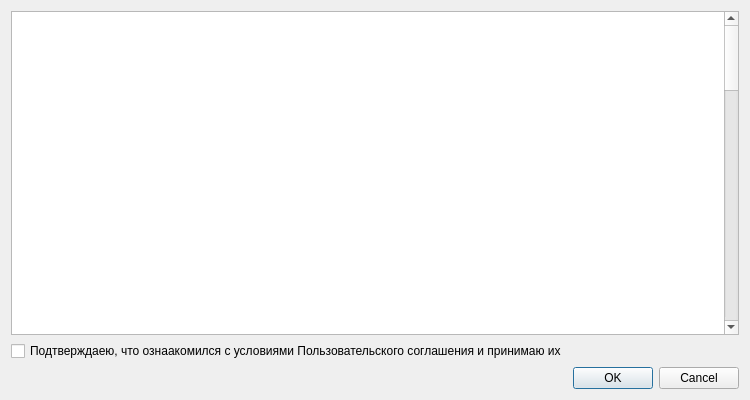
<?xml version="1.0" encoding="UTF-8"?>
<ui version="4.0">
 <class>user_agreement</class>
 <widget class="QDialog" name="user_agreement">
  <property name="geometry">
   <rect>
    <x>0</x>
    <y>0</y>
    <width>750</width>
    <height>400</height>
   </rect>
  </property>
  <property name="font">
   <font>
    <family>Arial</family>
   </font>
  </property>
  <property name="windowTitle">
   <string>Пользовательское соглашение</string>
  </property>
  <property name="accessibleName">
   <string>Пользовательское соглашение</string>
  </property>
  <layout class="QVBoxLayout" name="verticalLayout">
   <item>
    <widget class="QTextBrowser" name="textBrowser">
     <property name="font">
      <font>
       <family>Arial</family>
      </font>
     </property>
     <property name="html">
      <string>&lt;!DOCTYPE HTML PUBLIC &quot;-//W3C//DTD HTML 4.0//EN&quot; &quot;http://www.w3.org/TR/REC-html40/strict.dtd&quot;&gt;
&lt;html&gt;&lt;head&gt;&lt;meta name=&quot;qrichtext&quot; content=&quot;1&quot; /&gt;&lt;meta charset=&quot;utf-8&quot; /&gt;&lt;style type=&quot;text/css&quot;&gt;
p, li { white-space: pre-wrap; }
hr { height: 1px; border-width: 0; }
li.unchecked::marker { content: &quot;\2610&quot;; }
li.checked::marker { content: &quot;\2612&quot;; }
&lt;/style&gt;&lt;/head&gt;&lt;body style=&quot; font-family:'Arial'; font-size:13pt; font-weight:400; font-style:normal;&quot;&gt;
&lt;h1 style=&quot; margin-top:18px; margin-bottom:12px; margin-left:0px; margin-right:0px; -qt-block-indent:0; text-indent:0px;&quot;&gt;&lt;span style=&quot; font-size:xx-large; font-weight:700; color:#ffffff;&quot;&gt;ДОПОЛНИТЕЛЬНЫЕ УСЛОВИЯ ИСПОЛЬЗОВАНИЯ ПРОГРАММЫ nfprogress&lt;/span&gt;&lt;/h1&gt;
&lt;p style=&quot; margin-top:12px; margin-bottom:12px; margin-left:0px; margin-right:0px; -qt-block-indent:0; text-indent:0px;&quot;&gt;&lt;span style=&quot; color:#ffffff;&quot;&gt;г. Самара&lt;br /&gt;23.07.2026 г.&lt;/span&gt;&lt;/p&gt;
&lt;h2 style=&quot; margin-top:16px; margin-bottom:12px; margin-left:0px; margin-right:0px; -qt-block-indent:0; text-indent:0px;&quot;&gt;&lt;span style=&quot; font-size:x-large; font-weight:700; color:#ffffff;&quot;&gt;1. Общие положения&lt;/span&gt;&lt;/h2&gt;
&lt;p style=&quot; margin-top:12px; margin-bottom:12px; margin-left:0px; margin-right:0px; -qt-block-indent:0; text-indent:0px;&quot;&gt;&lt;span style=&quot; color:#ffffff;&quot;&gt;1.1. Программа для ЭВМ &lt;/span&gt;&lt;span style=&quot; font-weight:700; color:#ffffff;&quot;&gt;nfprogress&lt;/span&gt;&lt;span style=&quot; color:#ffffff;&quot;&gt; распространяется на условиях лицензии &lt;/span&gt;&lt;span style=&quot; font-weight:700; color:#ffffff;&quot;&gt;GNU General Public License version 3 (GPLv3)&lt;/span&gt;&lt;span style=&quot; color:#ffffff;&quot;&gt;.&lt;/span&gt;&lt;/p&gt;
&lt;p style=&quot; margin-top:12px; margin-bottom:12px; margin-left:0px; margin-right:0px; -qt-block-indent:0; text-indent:0px;&quot;&gt;&lt;span style=&quot; color:#ffffff;&quot;&gt;1.2. Настоящий документ не изменяет и не ограничивает права Пользователя, предоставленные лицензией GPLv3, а регулирует исключительно вопросы, не урегулированные указанной лицензией.&lt;/span&gt;&lt;/p&gt;
&lt;p style=&quot; margin-top:12px; margin-bottom:12px; margin-left:0px; margin-right:0px; -qt-block-indent:0; text-indent:0px;&quot;&gt;&lt;span style=&quot; color:#ffffff;&quot;&gt;1.3. В случае противоречия между настоящим документом и GPLv3 применяются положения GPLv3.&lt;/span&gt;&lt;/p&gt;
&lt;h2 style=&quot; margin-top:16px; margin-bottom:12px; margin-left:0px; margin-right:0px; -qt-block-indent:0; text-indent:0px;&quot;&gt;&lt;span style=&quot; font-size:x-large; font-weight:700; color:#ffffff;&quot;&gt;2. Интеллектуальная собственность&lt;/span&gt;&lt;/h2&gt;
&lt;p style=&quot; margin-top:12px; margin-bottom:12px; margin-left:0px; margin-right:0px; -qt-block-indent:0; text-indent:0px;&quot;&gt;&lt;span style=&quot; color:#ffffff;&quot;&gt;2.1. Исключительные права на программу принадлежат Кишочкину Роману Руслановичу.&lt;/span&gt;&lt;/p&gt;
&lt;p style=&quot; margin-top:12px; margin-bottom:12px; margin-left:0px; margin-right:0px; -qt-block-indent:0; text-indent:0px;&quot;&gt;&lt;span style=&quot; color:#ffffff;&quot;&gt;2.2. Программа распространяется на условиях GPLv3, включая право Пользователя:&lt;/span&gt;&lt;/p&gt;
&lt;ul style=&quot;margin-top: 0px; margin-bottom: 0px; margin-left: 0px; margin-right: 0px; -qt-list-indent: 1;&quot;&gt;
&lt;li style=&quot; color:#ffffff;&quot; style=&quot; margin-top:12px; margin-bottom:0px; margin-left:0px; margin-right:0px; -qt-block-indent:0; text-indent:0px;&quot;&gt;использовать программу;&lt;/li&gt;
&lt;li style=&quot; color:#ffffff;&quot; style=&quot; margin-top:0px; margin-bottom:0px; margin-left:0px; margin-right:0px; -qt-block-indent:0; text-indent:0px;&quot;&gt;изучать ее работу;&lt;/li&gt;
&lt;li style=&quot; color:#ffffff;&quot; style=&quot; margin-top:0px; margin-bottom:0px; margin-left:0px; margin-right:0px; -qt-block-indent:0; text-indent:0px;&quot;&gt;изменять исходный код;&lt;/li&gt;
&lt;li style=&quot; color:#ffffff;&quot; style=&quot; margin-top:0px; margin-bottom:12px; margin-left:0px; margin-right:0px; -qt-block-indent:0; text-indent:0px;&quot;&gt;распространять оригинальные и измененные версии программы при соблюдении условий GPLv3.&lt;/li&gt;&lt;/ul&gt;
&lt;h2 style=&quot; margin-top:16px; margin-bottom:12px; margin-left:0px; margin-right:0px; -qt-block-indent:0; text-indent:0px;&quot;&gt;&lt;span style=&quot; font-size:x-large; font-weight:700; color:#ffffff;&quot;&gt;3. Персональные данные&lt;/span&gt;&lt;/h2&gt;
&lt;p style=&quot; margin-top:12px; margin-bottom:12px; margin-left:0px; margin-right:0px; -qt-block-indent:0; text-indent:0px;&quot;&gt;&lt;span style=&quot; color:#ffffff;&quot;&gt;3.1. Программа не предусматривает регистрацию пользователей и не собирает имя, адрес электронной почты или иные идентифицирующие сведения.&lt;/span&gt;&lt;/p&gt;
&lt;p style=&quot; margin-top:12px; margin-bottom:12px; margin-left:0px; margin-right:0px; -qt-block-indent:0; text-indent:0px;&quot;&gt;&lt;span style=&quot; color:#ffffff;&quot;&gt;3.2. При работе программы может автоматически передаваться техническая информация, необходимая для проверки обновлений и диагностики ошибок, включая:&lt;/span&gt;&lt;/p&gt;
&lt;ul style=&quot;margin-top: 0px; margin-bottom: 0px; margin-left: 0px; margin-right: 0px; -qt-list-indent: 1;&quot;&gt;
&lt;li style=&quot; color:#ffffff;&quot; style=&quot; margin-top:12px; margin-bottom:0px; margin-left:0px; margin-right:0px; -qt-block-indent:0; text-indent:0px;&quot;&gt;версию программы;&lt;/li&gt;
&lt;li style=&quot; color:#ffffff;&quot; style=&quot; margin-top:0px; margin-bottom:0px; margin-left:0px; margin-right:0px; -qt-block-indent:0; text-indent:0px;&quot;&gt;версию операционной системы;&lt;/li&gt;
&lt;li style=&quot; color:#ffffff;&quot; style=&quot; margin-top:0px; margin-bottom:12px; margin-left:0px; margin-right:0px; -qt-block-indent:0; text-indent:0px;&quot;&gt;сведения о возникших ошибках.&lt;/li&gt;&lt;/ul&gt;
&lt;p style=&quot; margin-top:12px; margin-bottom:12px; margin-left:0px; margin-right:0px; -qt-block-indent:0; text-indent:0px;&quot;&gt;&lt;span style=&quot; color:#ffffff;&quot;&gt;3.3. Указанная информация используется исключительно для обеспечения работоспособности программы и не применяется для идентификации личности пользователя.&lt;/span&gt;&lt;/p&gt;
&lt;h2 style=&quot; margin-top:16px; margin-bottom:12px; margin-left:0px; margin-right:0px; -qt-block-indent:0; text-indent:0px;&quot;&gt;&lt;span style=&quot; font-size:x-large; font-weight:700; color:#ffffff;&quot;&gt;4. Отсутствие гарантий&lt;/span&gt;&lt;/h2&gt;
&lt;p style=&quot; margin-top:12px; margin-bottom:12px; margin-left:0px; margin-right:0px; -qt-block-indent:0; text-indent:0px;&quot;&gt;&lt;span style=&quot; color:#ffffff;&quot;&gt;4.1. Программа предоставляется &lt;/span&gt;&lt;span style=&quot; font-weight:700; color:#ffffff;&quot;&gt;«как есть» (AS IS)&lt;/span&gt;&lt;span style=&quot; color:#ffffff;&quot;&gt;.&lt;/span&gt;&lt;/p&gt;
&lt;p style=&quot; margin-top:12px; margin-bottom:12px; margin-left:0px; margin-right:0px; -qt-block-indent:0; text-indent:0px;&quot;&gt;&lt;span style=&quot; color:#ffffff;&quot;&gt;4.2. В максимальной степени, допускаемой применимым законодательством, Правообладатель не предоставляет каких-либо гарантий в отношении программы, включая гарантии пригодности для конкретной цели, бесперебойной работы и отсутствия ошибок.&lt;/span&gt;&lt;/p&gt;
&lt;p style=&quot; margin-top:12px; margin-bottom:12px; margin-left:0px; margin-right:0px; -qt-block-indent:0; text-indent:0px;&quot;&gt;&lt;span style=&quot; color:#ffffff;&quot;&gt;4.3. Пользователь самостоятельно принимает решение об использовании программы и несет связанные с этим риски.&lt;/span&gt;&lt;/p&gt;
&lt;h2 style=&quot; margin-top:16px; margin-bottom:12px; margin-left:0px; margin-right:0px; -qt-block-indent:0; text-indent:0px;&quot;&gt;&lt;span style=&quot; font-size:x-large; font-weight:700; color:#ffffff;&quot;&gt;5. Ограничение ответственности&lt;/span&gt;&lt;/h2&gt;
&lt;p style=&quot; margin-top:12px; margin-bottom:12px; margin-left:0px; margin-right:0px; -qt-block-indent:0; text-indent:0px;&quot;&gt;&lt;span style=&quot; color:#ffffff;&quot;&gt;5.1. В пределах, допускаемых законодательством Российской Федерации, Правообладатель не несет ответственности за любые убытки, возникшие вследствие использования либо невозможности использования программы.&lt;/span&gt;&lt;/p&gt;
&lt;p style=&quot; margin-top:12px; margin-bottom:12px; margin-left:0px; margin-right:0px; -qt-block-indent:0; text-indent:0px;&quot;&gt;&lt;span style=&quot; color:#ffffff;&quot;&gt;5.2. Настоящий пункт не применяется в случаях, когда ответственность не может быть ограничена законом.&lt;/span&gt;&lt;/p&gt;
&lt;h2 style=&quot; margin-top:16px; margin-bottom:12px; margin-left:0px; margin-right:0px; -qt-block-indent:0; text-indent:0px;&quot;&gt;&lt;span style=&quot; font-size:x-large; font-weight:700; color:#ffffff;&quot;&gt;6. Применимое право&lt;/span&gt;&lt;/h2&gt;
&lt;p style=&quot; margin-top:12px; margin-bottom:12px; margin-left:0px; margin-right:0px; -qt-block-indent:0; text-indent:0px;&quot;&gt;&lt;span style=&quot; color:#ffffff;&quot;&gt;6.1. К вопросам, не урегулированным GPLv3, применяется законодательство Российской Федерации.&lt;/span&gt;&lt;/p&gt;
&lt;p style=&quot; margin-top:12px; margin-bottom:12px; margin-left:0px; margin-right:0px; -qt-block-indent:0; text-indent:0px;&quot;&gt;&lt;span style=&quot; color:#ffffff;&quot;&gt;6.2. До обращения в суд стороны стремятся урегулировать спор путем переговоров.&lt;/span&gt;&lt;/p&gt;
&lt;h2 style=&quot; margin-top:16px; margin-bottom:12px; margin-left:0px; margin-right:0px; -qt-block-indent:0; text-indent:0px;&quot;&gt;&lt;span style=&quot; font-size:x-large; font-weight:700; color:#ffffff;&quot;&gt;7. Контакты&lt;/span&gt;&lt;/h2&gt;
&lt;p style=&quot; margin-top:12px; margin-bottom:12px; margin-left:0px; margin-right:0px; -qt-block-indent:0; text-indent:0px;&quot;&gt;&lt;span style=&quot; color:#ffffff;&quot;&gt;Правообладатель:&lt;/span&gt;&lt;/p&gt;
&lt;p style=&quot; margin-top:12px; margin-bottom:12px; margin-left:0px; margin-right:0px; -qt-block-indent:0; text-indent:0px;&quot;&gt;&lt;span style=&quot; color:#ffffff;&quot;&gt;Кишочкин Роман Русланович&lt;/span&gt;&lt;/p&gt;
&lt;p style=&quot; margin-top:12px; margin-bottom:12px; margin-left:0px; margin-right:0px; -qt-block-indent:0; text-indent:0px;&quot;&gt;&lt;span style=&quot; color:#ffffff;&quot;&gt;Электронная почта: &lt;/span&gt;&lt;span style=&quot; font-weight:700; color:#ffffff;&quot;&gt;app@nfpr.ru&lt;/span&gt;&lt;/p&gt;&lt;/body&gt;&lt;/html&gt;</string>
     </property>
    </widget>
   </item>
   <item>
    <widget class="QCheckBox" name="agree_checkBox">
     <property name="font">
      <font>
       <family>Arial</family>
      </font>
     </property>
     <property name="text">
      <string>Подтверждаею, что ознаакомился с условиями Пользовательского соглашения и принимаю их</string>
     </property>
    </widget>
   </item>
   <item>
    <widget class="QDialogButtonBox" name="buttonBox">
     <property name="font">
      <font>
       <family>Arial</family>
      </font>
     </property>
     <property name="orientation">
      <enum>Qt::Orientation::Horizontal</enum>
     </property>
     <property name="standardButtons">
      <set>QDialogButtonBox::StandardButton::Cancel|QDialogButtonBox::StandardButton::Ok</set>
     </property>
    </widget>
   </item>
  </layout>
 </widget>
 <tabstops>
  <tabstop>agree_checkBox</tabstop>
 </tabstops>
 <resources/>
 <connections>
  <connection>
   <sender>buttonBox</sender>
   <signal>accepted()</signal>
   <receiver>user_agreement</receiver>
   <slot>accept()</slot>
   <hints>
    <hint type="sourcelabel">
     <x>248</x>
     <y>254</y>
    </hint>
    <hint type="destinationlabel">
     <x>157</x>
     <y>274</y>
    </hint>
   </hints>
  </connection>
  <connection>
   <sender>buttonBox</sender>
   <signal>rejected()</signal>
   <receiver>user_agreement</receiver>
   <slot>reject()</slot>
   <hints>
    <hint type="sourcelabel">
     <x>316</x>
     <y>260</y>
    </hint>
    <hint type="destinationlabel">
     <x>286</x>
     <y>274</y>
    </hint>
   </hints>
  </connection>
 </connections>
</ui>
